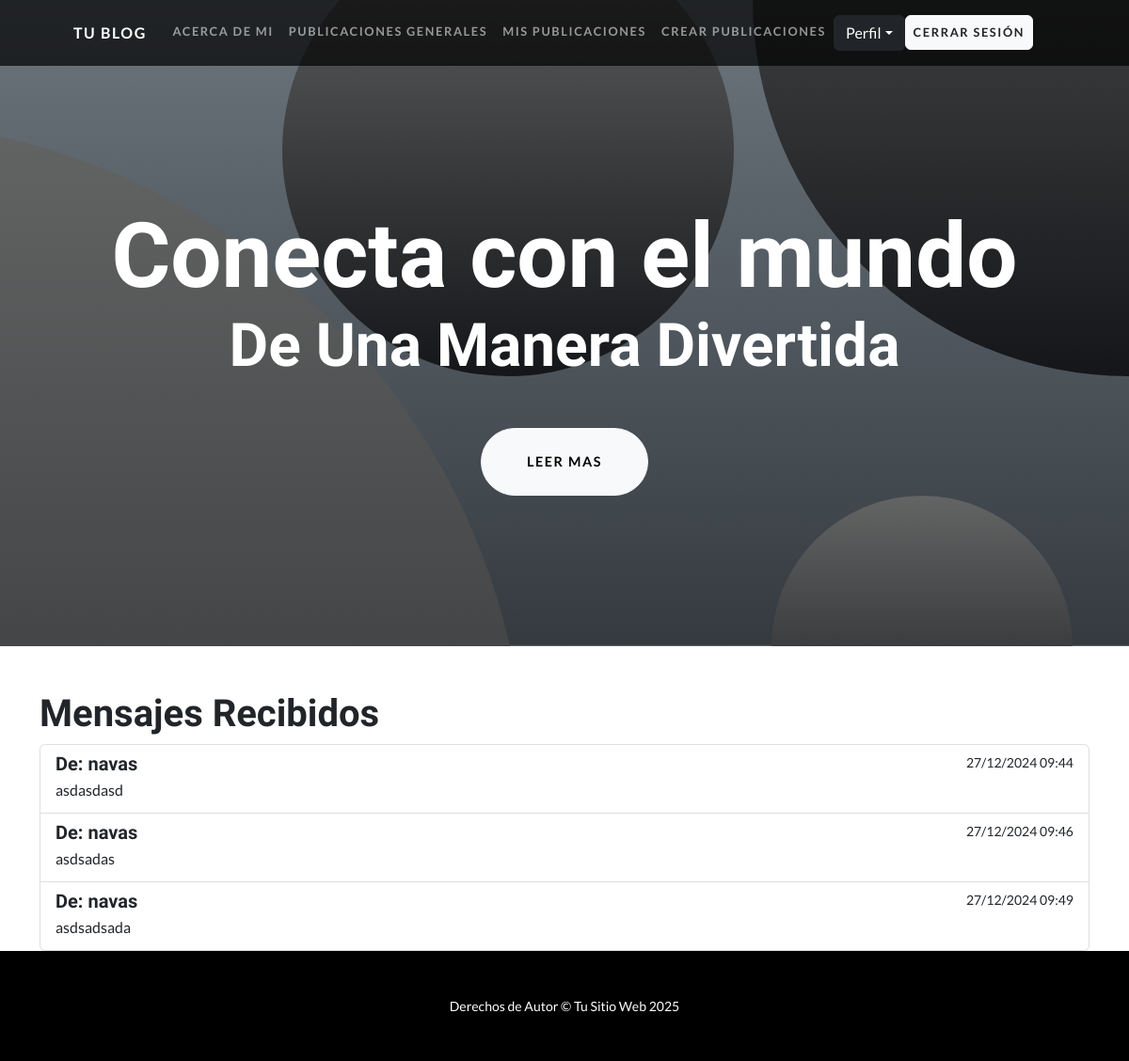
The page /mensajes/ver-mensaje/ (signed in) on the database its author committed.
### app_chat/models.py (models this page shows, shortened)
class Mensaje(models.Model):
    destinatario = models.ForeignKey(User, on_delete=models.CASCADE, related_name='mensajes_recibidos')  # Add related_name
    remitente = models.ForeignKey(User, on_delete=models.CASCADE, related_name='mensajes_enviados')  # Add related_name
    contenido = models.TextField()
    fecha_creacion = models.DateTimeField(auto_now_add=True)

### app_chat/views.py (the view)
# urls.py: path('ver-mensaje/', ver_mensaje, name="ver-mensaje"),
@login_required
def ver_mensaje(request):
    mensajes = Mensaje.objects.filter(destinatario=request.user)
    return render(request, "app_chat/ver_mensajes.html", {"mensajes": mensajes})

### app_chat/templates/app_chat/ver_mensajes.html (shortened to what this page needs)
{% extends 'app_web/base.html' %}
{% load static %}
{% block contenido %}
<div class="container mt-5">
    <h1>Mensajes Recibidos</h1>
    {% if mensajes %}
        <div class="list-group">
            {% for mensaje in mensajes %}
                <div class="list-group-item list-group-item-action">
                    <div class="d-flex w-100 justify-content-between">
                        <h5 class="mb-1">De: {{ mensaje.remitente.username }}</h5>
                        <small>{{ mensaje.fecha_creacion|date:"d/m/Y H:i" }}</small>
                    </div>
                    <p class="mb-1">{{ mensaje.contenido }}</p>
                </div>
            {% endfor %}
        </div>
    {% else %}
        <div class="alert alert-info" role="alert">
            No tienes mensajes.
        </div>
    {% endif %}
</div>
{% endblock %}

### rows shown on the page
Mensaje: remitente.username "navas", fecha_creacion "27/12/2024 09:44", contenido "asdasdasd"
Mensaje: remitente.username "navas", fecha_creacion "27/12/2024 09:46", contenido "asdsadas"
Mensaje: remitente.username "navas", fecha_creacion "27/12/2024 09:49", contenido "asdsadsada"
